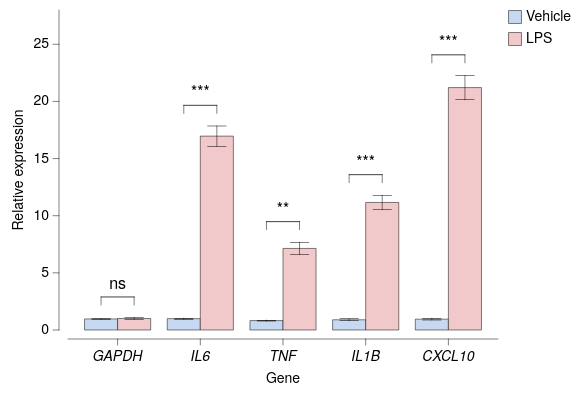

Vega-Lite specification stored for this chart:
### Vega-Lite specification from a JSON file in a GitHub repository (floating-point values rounded to 4 significant figures)
{"background": null, "config": {"arc": {"fill": "#DBDBDB", "fillOpacity": 1.0, "innerRadius": 40.0, "padAngle": 0.03, "stroke": "black", "strokeOpacity": 1, "strokeWidth": 0.25}, "area": {"fill": "#DBDBDB", "fillOpacity": 1.0, "stroke": "black", "strokeOpacity": 1, "strokeWidth": 0.25}, "axis": {"domain": true, "domainCap": "round", "domainColor": "black", "domainWidth": 0.25, "grid": false, "gridCap": "round", "gridColor": "#F1F1F1", "gridDash": [0, 0], "gridOpacity": 1.0, "gridWidth": 0.25, "labelColor": "black", "labelFont": "Helvetica Neue, HelveticaNeue, Helvetica, Arial, sans-serif", "labelFontSize": 7, "labelFontStyle": "normal", "labelFontWeight": 400, "offset": 4.5, "ticks": true, "tickCap": "round", "tickColor": "black", "tickRound": false, "tickSize": 3, "tickWidth": 0.25, "titleColor": "black", "titleFont": "Helvetica Neue, HelveticaNeue, Helvetica, Arial, sans-serif", "titleFontSize": 7, "titleFontStyle": "normal", "titleFontWeight": 400}, "axisX": {"domain": true, "labelAlign": "center", "labelAngle": 0, "labels": true, "ticks": true, "translate": 0}, "axisY": {"domain": true, "labelAlign": "right", "labelAngle": 0, "labels": true, "ticks": true, "translate": 0}, "axisRight": {"domain": true, "labelAlign": "left", "labelAngle": 0, "labels": true, "ticks": true, "translate": 0}, "axisTop": {"domain": true, "labelAlign": "center", "labelAngle": 0, "labels": true, "ticks": true, "translate": 0}, "axisBand": {"tickOffset": 0}, "bar": {"fill": "#DBDBDB", "fillOpacity": 1.0, "stroke": "black", "strokeOpacity": 1, "strokeWidth": 0.25}, "boxplot": {"size": 14.4, "ticks": {"cornerRadius": 0.25, "fill": "black", "opacity": 1, "size": 7.2, "thickness": 0.25}, "box": {"fillOpacity": 1.0, "stroke": "black", "strokeOpacity": 1, "strokeWidth": 0.25}, "median": {"cornerRadius": 0, "fill": "black", "fillOpacity": 1.0, "opacity": 1, "size": 14.4, "thickness": 0.25}, "rule": {"fill": "black", "fillOpacity": 1.0, "size": 16.0, "stroke": "black", "strokeDash": [0, 0], "strokeOpacity": 1, "strokeWidth": 0.25}, "outliers": {"color": "black", "fill": "black", "fillOpacity": 1.0, "size": 0, "stroke": "black", "strokeOpacity": 1, "strokeWidth": 0.25}}, "circle": {"fill": "black", "fillOpacity": 1.0, "size": 0.8, "stroke": null, "strokeOpacity": 1, "strokeWidth": 0.25}, "errorband": {"band": {"fillOpacity": 0.6, "stroke": null, "strokeWidth": 0.25, "strokeOpacity": 1}, "borders": {"opacity": 0, "strokeOpacity": 0.25, "strokeWidth": 1}}, "errorbar": {"opacity": 1, "rule": {"strokeDash": [0, 0], "strokeWidth": 0.25}, "ticks": {"color": "black", "cornerRadius": 0.125, "opacity": 1, "size": 9.6, "thickness": 0.25}, "thickness": 0.25}, "font": "Helvetica Neue, HelveticaNeue, Helvetica, Arial, sans-serif", "geoshape": {"fill": "#DBDBDB", "fillOpacity": 1.0, "stroke": "black", "strokeOpacity": 1, "strokeWidth": 0.25}, "header": {"labelColor": "black", "labelFont": "Helvetica Neue, HelveticaNeue, Helvetica, Arial, sans-serif", "labelFontSize": 7, "labelFontStyle": "normal", "labelFontWeight": 400, "titleColor": "black", "titleFont": "Helvetica Neue, HelveticaNeue, Helvetica, Arial, sans-serif", "titleFontSize": 7, "titleFontStyle": "normal", "titleFontWeight": 400, "titlePadding": 0}, "legend": {"disable": false, "offset": 4.5, "titlePadding": 4, "labelOffset": 2, "gradientLabelOffset": 2, "gradientLength": 80.0, "gradientThickness": 8.0, "gradientOpacity": 1.0, "gradientStrokeColor": "black", "gradientStrokeWidth": 0.25, "labelColor": "black", "labelFont": "Helvetica Neue, HelveticaNeue, Helvetica, Arial, sans-serif", "labelFontSize": 7, "labelFontStyle": "normal", "labelFontWeight": 400, "strokeColor": "black", "strokeWidth": 0, "symbolSize": 42, "symbolStrokeColor": "black", "symbolStrokeWidth": 0.25, "titleColor": "black", "titleFont": "Helvetica Neue, HelveticaNeue, Helvetica, Arial, sans-serif", "titleFontSize": 7, "titleFontStyle": "normal", "titleFontWeight": 400}, "line": {"color": "black", "stroke": "black", "strokeCap": "round", "strokeDash": [0, 0], "strokeOpacity": 1, "strokeWidth": 0.375}, "point": {"filled": true, "fill": "#DBDBDB", "fillOpacity": 1.0, "size": 8.0, "stroke": "black", "strokeOpacity": 1, "strokeWidth": 0.25}, "range": {"category": ["#C6D9F1", "#F1C9CB", "#FEF0B9", "#CEE37A", "#7AA8E0", "#E589A3", "#FDDD5D", "#68B961", "#4177B1", "#C35082", "#E5C227", "#438156"], "diverging": {"scheme": ["#C35082", "#CE6D94", "#D989A7", "#E2A4BA", "#EABFCE", "#F1DBE2", "#F6F6F6", "#D7E0EB", "#B9CBE0", "#9BB6D5", "#7DA1C9", "#5F8CBD", "#4177B1"]}, "heatmap": {"scheme": ["#32022B", "#43044D", "#4C196E", "#4D338C", "#484DA6", "#3A68BB", "#1D83CA", "#1D9CCB", "#23B5C9", "#28CDC5", "#4DE0B4", "#91EE9F"]}, "ordinal": {"scheme": ["#F1F1F1", "#DBDBDB", "#C6C6C6", "#B2B2B2", "#9D9D9D", "#898989", "#767676", "#636363", "#515151", "#404040", "#2F2F2F", "#1F1F1F"]}, "ramp": {"scheme": ["#32022B", "#43044D", "#4C196E", "#4D338C", "#484DA6", "#3A68BB", "#1D83CA", "#1D9CCB", "#23B5C9", "#28CDC5", "#4DE0B4", "#91EE9F"]}}, "rule": {"color": "black", "stroke": "black", "strokeCap": "round", "strokeDash": [2, 2], "strokeOpacity": 1, "strokeWidth": 0.25}, "scale": {"bandPaddingInner": 0.1, "bandPaddingOuter": 0.1, "round": false}, "rect": {"fill": "#DBDBDB", "fillOpacity": 1.0, "stroke": "black", "strokeOpacity": 1, "strokeWidth": 0.25}, "square": {"fill": "#DBDBDB", "fillOpacity": 1.0, "size": 16.0, "stroke": "black", "strokeOpacity": 1, "strokeWidth": 0.25}, "text": {"color": "black", "font": "Helvetica Neue, HelveticaNeue, Helvetica, Arial, sans-serif", "fontSize": 7, "fontStyle": "normal", "fontWeight": 400}, "tick": {"color": "black", "cornerRadius": 0.125, "opacity": 1.0, "size": 14.4, "thickness": 0.25}, "title": {"anchor": "middle", "frame": "group", "color": "black", "font": "Helvetica Neue, HelveticaNeue, Helvetica, Arial, sans-serif", "fontSize": 7, "fontStyle": "normal", "fontWeight": 400, "subtitleColor": "black", "subtitleFont": "Helvetica Neue, HelveticaNeue, Helvetica, Arial, sans-serif", "subtitleFontSize": "Helvetica Neue, HelveticaNeue, Helvetica, Arial, sans-serif", "subtitleFontStyle": "normal", "subtitleFontWeight": 400}, "trail": {"color": "black", "opacity": 1, "size": 0.375}, "view": {"continuousWidth": 215, "continuousHeight": 160, "discreteWidth": 215, "discreteHeight": 160, "fill": null, "stroke": null, "strokeWidth": 0.25}}, "layer": [{"mark": {"type": "bar"}, "encoding": {"color": {"field": "condition", "sort": ["Vehicle", "LPS"], "title": null, "type": "nominal"}, "x": {"axis": {"labelFontStyle": "italic"}, "field": "gene", "sort": ["GAPDH", "IL6", "TNF", "IL1B", "CXCL10"], "title": "Gene", "type": "nominal"}, "xOffset": {"field": "condition", "sort": ["Vehicle", "LPS"], "type": "nominal"}, "y": {"aggregate": "mean", "field": "expr", "scale": {"domain": [0, 27]}, "title": "Relative expression", "type": "quantitative"}}}, {"mark": {"type": "errorbar", "extent": "stderr"}, "encoding": {"x": {"axis": {"labelFontStyle": "italic"}, "field": "gene", "sort": ["GAPDH", "IL6", "TNF", "IL1B", "CXCL10"], "title": "Gene", "type": "nominal"}, "xOffset": {"field": "condition", "sort": ["Vehicle", "LPS"], "type": "nominal"}, "y": {"field": "expr", "title": "", "type": "quantitative"}}}, {"data": {"name": "data-2d17c05df953d1faf9ef6dee15cc1824"}, "mark": {"type": "rule", "strokeDash": [0, 0]}, "encoding": {"x": {"axis": {"labelFontStyle": "italic"}, "field": "gene", "sort": ["GAPDH", "IL6", "TNF", "IL1B", "CXCL10"], "title": "Gene", "type": "nominal"}, "xOffset": {"field": "condition", "sort": ["Vehicle", "LPS"], "type": "nominal"}, "y": {"field": "y", "scale": {"domain": [0, 27]}, "title": "", "type": "quantitative"}, "y2": {"field": "y2"}}}, {"data": {"name": "data-3d9891731f77a6833c3241073edad931"}, "mark": {"type": "line"}, "encoding": {"detail": {"field": "gene", "type": "nominal"}, "x": {"axis": {"labelFontStyle": "italic"}, "field": "gene", "sort": ["GAPDH", "IL6", "TNF", "IL1B", "CXCL10"], "title": "Gene", "type": "nominal"}, "xOffset": {"field": "condition", "sort": ["Vehicle", "LPS"], "type": "nominal"}, "y": {"field": "y", "scale": {"domain": [0, 27]}, "title": "", "type": "quantitative"}}}, {"data": {"name": "data-5ef273b6f5af238d3cf88dc97f58791e"}, "mark": {"type": "text", "baseline": "bottom", "dy": -2, "fontSize": 8}, "encoding": {"text": {"field": "label", "type": "nominal"}, "x": {"field": "gene", "sort": ["GAPDH", "IL6", "TNF", "IL1B", "CXCL10"], "type": "nominal"}, "y": {"field": "y", "scale": {"domain": [0, 27]}, "title": "", "type": "quantitative"}}}], "data": {"name": "data-dd2a949ccb796ffb3b12276a2de98de5"}, "$schema": "https://vega.github.io/schema/vega-lite/v6.4.1.json", "datasets": {"data-dd2a949ccb796ffb3b12276a2de98de5": [{"gene": "GAPDH", "condition": "Vehicle", "expr": 1.0}, {"gene": "GAPDH", "condition": "Vehicle", "expr": 1.049}, {"gene": "GAPDH", "condition": "Vehicle", "expr": 0.9571}, {"gene": "GAPDH", "condition": "Vehicle", "expr": 0.8672}, {"gene": "GAPDH", "condition": "LPS", "expr": 0.9298}, {"gene": "GAPDH", "condition": "LPS", "expr": 0.8533}, {"gene": "GAPDH", "condition": "LPS", "expr": 1.01}, {"gene": "GAPDH", "condition": "LPS", "expr": 1.239}, {"gene": "IL6", "condition": "Vehicle", "expr": 0.9243}, {"gene": "IL6", "condition": "Vehicle", "expr": 0.9055}, {"gene": "IL6", "condition": "Vehicle", "expr": 1.082}, {"gene": "IL6", "condition": "Vehicle", "expr": 1.059}, {"gene": "IL6", "condition": "LPS", "expr": 17.29}, {"gene": "IL6", "condition": "LPS", "expr": 14.65}, {"gene": "IL6", "condition": "LPS", "expr": 16.92}, {"gene": "IL6", "condition": "LPS", "expr": 19.0}, {"gene": "TNF", "condition": "Vehicle", "expr": 0.8065}, {"gene": "TNF", "condition": "Vehicle", "expr": 0.9294}, {"gene": "TNF", "condition": "Vehicle", "expr": 0.7377}, {"gene": "TNF", "condition": "Vehicle", "expr": 0.8136}, {"gene": "TNF", "condition": "LPS", "expr": 5.958}, {"gene": "TNF", "condition": "LPS", "expr": 7.705}, {"gene": "TNF", "condition": "LPS", "expr": 6.532}, {"gene": "TNF", "condition": "LPS", "expr": 8.355}, {"gene": "IL1B", "condition": "Vehicle", "expr": 1.025}, {"gene": "IL1B", "condition": "Vehicle", "expr": 0.9705}, {"gene": "IL1B", "condition": "Vehicle", "expr": 0.6685}, {"gene": "IL1B", "condition": "Vehicle", "expr": 0.9174}, {"gene": "IL1B", "condition": "LPS", "expr": 11.91}, {"gene": "IL1B", "condition": "LPS", "expr": 12.22}, {"gene": "IL1B", "condition": "LPS", "expr": 9.394}, {"gene": "IL1B", "condition": "LPS", "expr": 11.12}, {"gene": "CXCL10", "condition": "Vehicle", "expr": 0.8551}, {"gene": "CXCL10", "condition": "Vehicle", "expr": 0.8786}, {"gene": "CXCL10", "condition": "Vehicle", "expr": 1.185}, {"gene": "CXCL10", "condition": "Vehicle", "expr": 0.8788}, {"gene": "CXCL10", "condition": "LPS", "expr": 20.89}, {"gene": "CXCL10", "condition": "LPS", "expr": 24.19}, {"gene": "CXCL10", "condition": "LPS", "expr": 19.13}, {"gene": "CXCL10", "condition": "LPS", "expr": 20.63}], "data-2d17c05df953d1faf9ef6dee15cc1824": [{"gene": "GAPDH", "condition": "Vehicle", "y": 2.891, "y2": 2.191}, {"gene": "GAPDH", "condition": "LPS", "y": 2.891, "y2": 2.191}, {"gene": "IL6", "condition": "Vehicle", "y": 19.66, "y2": 18.96}, {"gene": "IL6", "condition": "LPS", "y": 19.66, "y2": 18.96}, {"gene": "TNF", "condition": "Vehicle", "y": 9.482, "y2": 8.782}, {"gene": "TNF", "condition": "LPS", "y": 9.482, "y2": 8.782}, {"gene": "IL1B", "condition": "Vehicle", "y": 13.59, "y2": 12.89}, {"gene": "IL1B", "condition": "LPS", "y": 13.59, "y2": 12.89}, {"gene": "CXCL10", "condition": "Vehicle", "y": 24.08, "y2": 23.38}, {"gene": "CXCL10", "condition": "LPS", "y": 24.08, "y2": 23.38}], "data-3d9891731f77a6833c3241073edad931": [{"gene": "GAPDH", "condition": "Vehicle", "y": 2.891}, {"gene": "GAPDH", "condition": "LPS", "y": 2.891}, {"gene": "IL6", "condition": "Vehicle", "y": 19.66}, {"gene": "IL6", "condition": "LPS", "y": 19.66}, {"gene": "TNF", "condition": "Vehicle", "y": 9.482}, {"gene": "TNF", "condition": "LPS", "y": 9.482}, {"gene": "IL1B", "condition": "Vehicle", "y": 13.59}, {"gene": "IL1B", "condition": "LPS", "y": 13.59}, {"gene": "CXCL10", "condition": "Vehicle", "y": 24.08}, {"gene": "CXCL10", "condition": "LPS", "y": 24.08}], "data-5ef273b6f5af238d3cf88dc97f58791e": [{"gene": "GAPDH", "y": 2.891, "label": "ns"}, {"gene": "IL6", "y": 19.66, "label": "***"}, {"gene": "TNF", "y": 9.482, "label": "**"}, {"gene": "IL1B", "y": 13.59, "label": "***"}, {"gene": "CXCL10", "y": 24.08, "label": "***"}]}}
